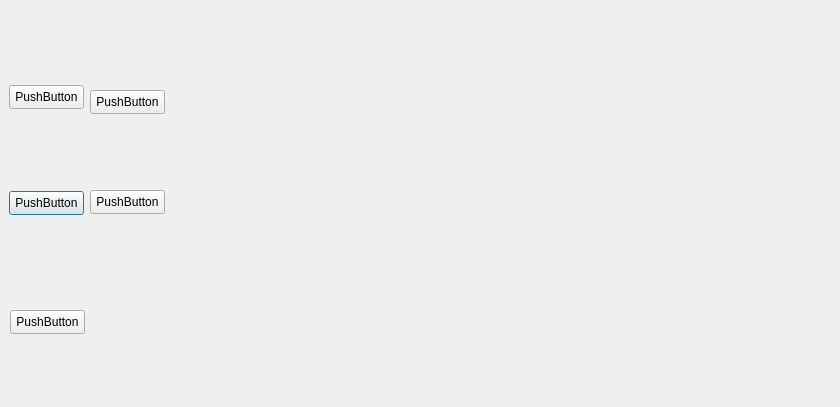
<?xml version="1.0" encoding="UTF-8"?>
<ui version="4.0">
 <class>Dialog</class>
 <widget class="QDialog" name="Dialog">
  <property name="geometry">
   <rect>
    <x>0</x>
    <y>0</y>
    <width>840</width>
    <height>407</height>
   </rect>
  </property>
  <property name="windowTitle">
   <string>Dialog</string>
  </property>
  <widget class="QPushButton" name="pushButton_2">
   <property name="geometry">
    <rect>
     <x>9</x>
     <y>191</y>
     <width>75</width>
     <height>24</height>
    </rect>
   </property>
   <property name="text">
    <string>PushButton</string>
   </property>
  </widget>
  <widget class="QPushButton" name="pushButton_7">
   <property name="geometry">
    <rect>
     <x>9</x>
     <y>85</y>
     <width>75</width>
     <height>24</height>
    </rect>
   </property>
   <property name="text">
    <string>PushButton</string>
   </property>
  </widget>
  <widget class="QPushButton" name="pushButton_4">
   <property name="geometry">
    <rect>
     <x>10</x>
     <y>310</y>
     <width>75</width>
     <height>24</height>
    </rect>
   </property>
   <property name="text">
    <string>PushButton</string>
   </property>
  </widget>
  <widget class="QPushButton" name="pushButton">
   <property name="geometry">
    <rect>
     <x>90</x>
     <y>190</y>
     <width>75</width>
     <height>24</height>
    </rect>
   </property>
   <property name="text">
    <string>PushButton</string>
   </property>
  </widget>
  <widget class="QPushButton" name="pushButton_3">
   <property name="geometry">
    <rect>
     <x>90</x>
     <y>90</y>
     <width>75</width>
     <height>24</height>
    </rect>
   </property>
   <property name="text">
    <string>PushButton</string>
   </property>
  </widget>
 </widget>
 <resources/>
 <connections/>
</ui>
